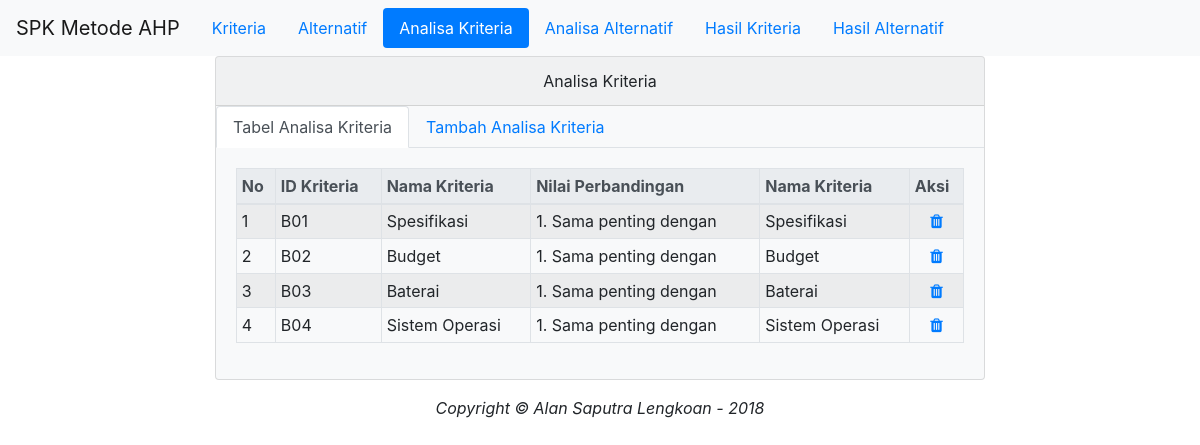
Page /analisa_kriteria.php on the committed database.
### tables this page shows
CREATE TABLE `tb_perb_kriteria` (
  `id_kriteria` varchar(5) NOT NULL,
  `nilai_banding` int(5) NOT NULL,
  `kriteria1` varchar(30) NOT NULL,
  `nm_banding` varchar(30) NOT NULL,
  `kriteria2` varchar(30) NOT NULL
);

### analisa_kriteria.php (the view, shortened to what this page needs)
<?php
include "koneksi.php";
 ?>
<!DOCTYPE html>
<html lang="en">
<head>
  <link href="icon/css/font-awesome.min.css" rel="stylesheet">
  <link href="css/bootstrap.min.css"  rel="stylesheet">
</head>
  <body>
    <nav class="navbar navbar-expand-lg navbar-light bg-light">
      <a class="navbar-brand" href="index.php">SPK Metode AHP</a>
      <div class="collapse navbar-collapse" id="navbarSupportedContent">
        <ul class="nav nav-pills">
          <li class="nav-item">
            <a class="nav-link" href="kriteria.php">Kriteria</a>
          </li>
          <li class="nav-item">
            <a class="nav-link" href="alternatif.php">Alternatif</a>
          </li>
          <li class="nav-item">
            <a class="nav-link active" href="analisa_kriteria.php">Analisa Kriteria</a>
          </li>
          <li class="nav-item">
            <a class="nav-link" href="analisa_alternatif.php">Analisa Alternatif</a>
          </li>
          <li class="nav-item">
            <a class="nav-link" href="hasil_kriteria.php">Hasil Kriteria</a>
          </li>
          <li class="nav-item">
            <a class="nav-link" href="hasil_alternatif.php">Hasil Alternatif</a>
          </li>
        </ul>
      </div>
    </nav>
    <div class="container-fluid">
      <div class="row">
        <div class="col-lg-8 offset-lg-2">
          <div class="card bg-light mb-3">
            <div class="card-header text-center">
              Analisa Kriteria
            </div>
            <nav>
              <ul class="nav nav-tabs">
                <li class="nav-item">
                  <a class="nav-link active" href="analisa_kriteria.php">Tabel Analisa Kriteria</a>
                </li>
                <li class="nav-item">
                  <a class="nav-link" href="analisa_kriteria_tambah.php">Tambah Analisa Kriteria</a>
                </li>
              </ul>
            </nav>
            <div class="card-body">
              <table class="table table-bordered table-striped table-sm">
                <thead class="thead-light">
                  <tr>
                    <th scope="col">No</th>
                    <th scope="col">ID Kriteria</th>
                    <th scope="col">Nama Kriteria</th>
                    <th scope="col">Nilai Perbandingan</th>
                    <th scope="col">Nama Kriteria</th>
                    <th rowspan="2">Aksi</th>
                  </tr>
                </thead>
                <tbody>
                  <?php
                  $query = mysqli_query($koneksi, "SELECT * FROM tb_perb_kriteria");
                  $no = 1;
                  while ($row = mysqli_fetch_array($query)) {
                  ?>
                  <tr>
                    <td><?php echo $no; ?></td>
                    <td><?php echo $row[0]; ?></td>
                    <td><?php echo $row[2]; ?></td>
                    <td><?php echo $row[3]; ?></td>
                    <td><?php echo $row[4]; ?></td>
                    <td align="center">
                      <a href="analisa_kriteria_hapus.php?id_kriteria=<?php echo $row['id_kriteria'] ?>"><i class="fa fa-trash"></i> </a>
                    </td>
                  </tr>
                  <?php
                  $no++;
                  }
                   ?>
                </tbody>
              </table>
            </div>
          </div>
        </div>
      </div>
    </div>
    <footer class="text-center">
      <div class="footer-below">
        <div class="container">
          <div class="row">
            <div class="col-lg-12">
              <em>Copyright &copy; Alan Saputra Lengkoan - 2018</em>
            </div>
          </div>
        </div>
      </div>
    </footer>
  </body>
</html>

### rows in the picture
tb_perb_kriteria: id_kriteria "B01", kriteria1 "Spesifikasi", nm_banding "1. Sama penting dengan", kriteria2 "Spesifikasi"
tb_perb_kriteria: id_kriteria "B02", kriteria1 "Budget", nm_banding "1. Sama penting dengan", kriteria2 "Budget"
tb_perb_kriteria: id_kriteria "B03", kriteria1 "Baterai", nm_banding "1. Sama penting dengan", kriteria2 "Baterai"
tb_perb_kriteria: id_kriteria "B04", kriteria1 "Sistem Operasi", nm_banding "1. Sama penting dengan", kriteria2 "Sistem Operasi"
